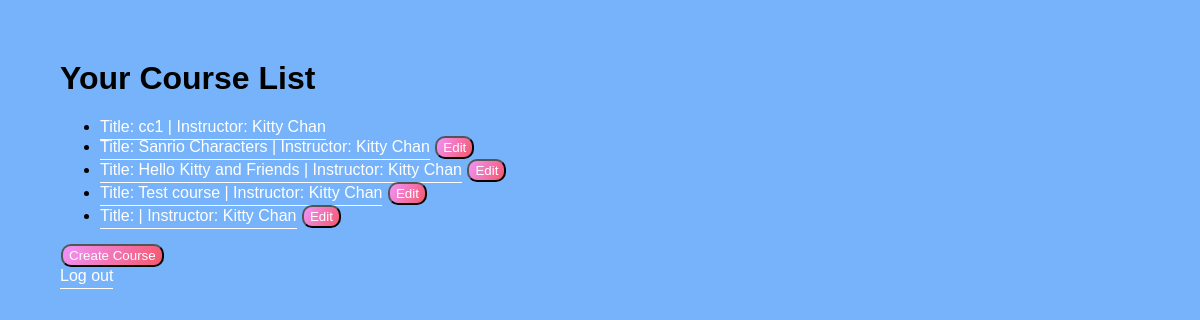
The page /system/view/ (signed in) on the database as committed earlier.
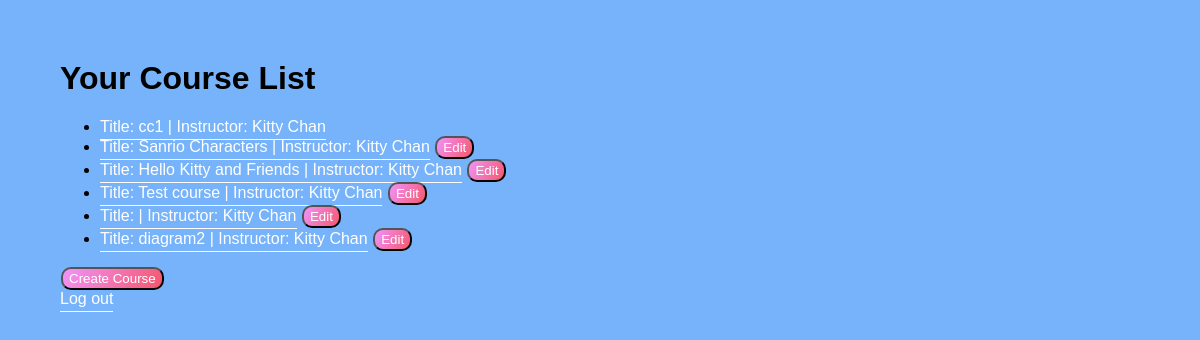
The same page on the database as committed later.
### system/models.py (models this page shows, shortened)
class Course(models.Model):
	instructor = models.ForeignKey(Instructor, on_delete=models.CASCADE)
	category = models.ForeignKey(Category,on_delete=models.CASCADE)
	title = models.CharField(max_length=200)
	description = models.TextField()
	CECU_value = models.IntegerField()
	STATUS = (
		(0,'Open'),
		(1,'Pending'),
		(2,'Closed'),
	)
	status = models.IntegerField(choices=STATUS)
	def __str__(self):
		return f'Title: {self.title} | Instructor: {self.instructor.first_name} {self.instructor.last_name}'

### system/views.py (the view)
# urls.py: path('view/', views.showCourses, name='showCourses'),                                               # view course list
def showCourses(request, **kwargs):
	user_id = request.user.id
	users = Instructor.objects.filter(id=user_id)
	template = loader.get_template("showCourses.html")
	if len(users)==0:
		type = 'learner'
		course_list = list(enroll.course for enroll in Enroll.objects.filter(learner__id=user_id).order_by('status'))
		status = list(enroll.status for enroll in Enroll.objects.filter(learner__id=user_id).order_by('status'))
		for i in range(0, len(course_list)):
			course_list[i].status = status[i]
	else:
		type = 'instructor'
		course_list = list(Course.objects.filter(instructor__id=user_id).order_by('status'))
		status = list(c.status for c in Course.objects.filter(instructor__id=user_id).order_by('status'))
	context = {
		'course_list': course_list,
		'type': type,
		'status': status,
	}
	return HttpResponse(template.render(context, request))

### templates/manageModules/showCourses.html (shortened to what this page needs)
<!DOCTYPE html>
<html>
<head>
	<h1>Your Course List</h1>
	<link rel="stylesheet" href="/static/stylesheets/style_show_c.css">
</head>
<body>
	{% if user.is_authenticated %}
		{% if type == "instructor" %}
			<ul>
			{% for course in course_list %}
				<li>
					<a href="/system/view/{{course.id}}/">{{course}}</a>
					{% if course.status != 0 %}
					<button class="editCourse" data-courseID="{{course.id}}" data-instructorID="{{user.id}}">Edit</button>
					{% endif %}
				</li>
			{% endfor %}
			</ul>
			<button id="create_course" data-instructorID="{{user.id}}">Create Course</button><br>
			<a href="/accounts/login/">Log out</a>
		{% endif %}
	{% else %}
		<div>
			You are not logged in!<br>
			<a href="/accounts/login/">login</a>
		</div>
	{% endif %}
</body>
</html>

Rows that differ between the two databases and show on the page:
added Course: title+instructor "Title: diagram2 | Instructor: Kitty Chan"
